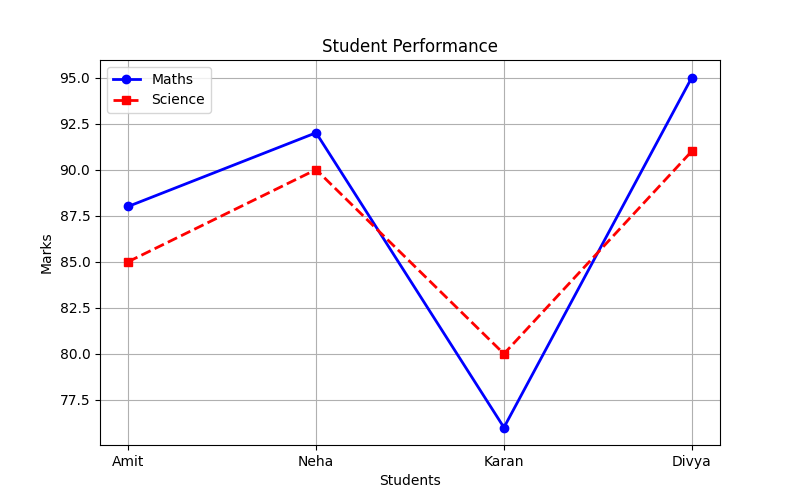

The Python source for this figure:
import matplotlib.pyplot as plt
students = ["Amit","Neha","Karan","Divya"]
maths = [88,92,76,95]
science = [85,90,80,91]
plt.figure(figsize=(8,5))
plt.plot(students, maths, color="blue", marker="o", linewidth=2, label="Maths")
plt.plot(students, science, color="red", marker="s", linestyle="--", linewidth=2, label="Science")
plt.title("Student Performance")
plt.xlabel("Students")
plt.ylabel("Marks")
plt.grid()
plt.legend()
plt.savefig("student_performance.png")
plt.show()
